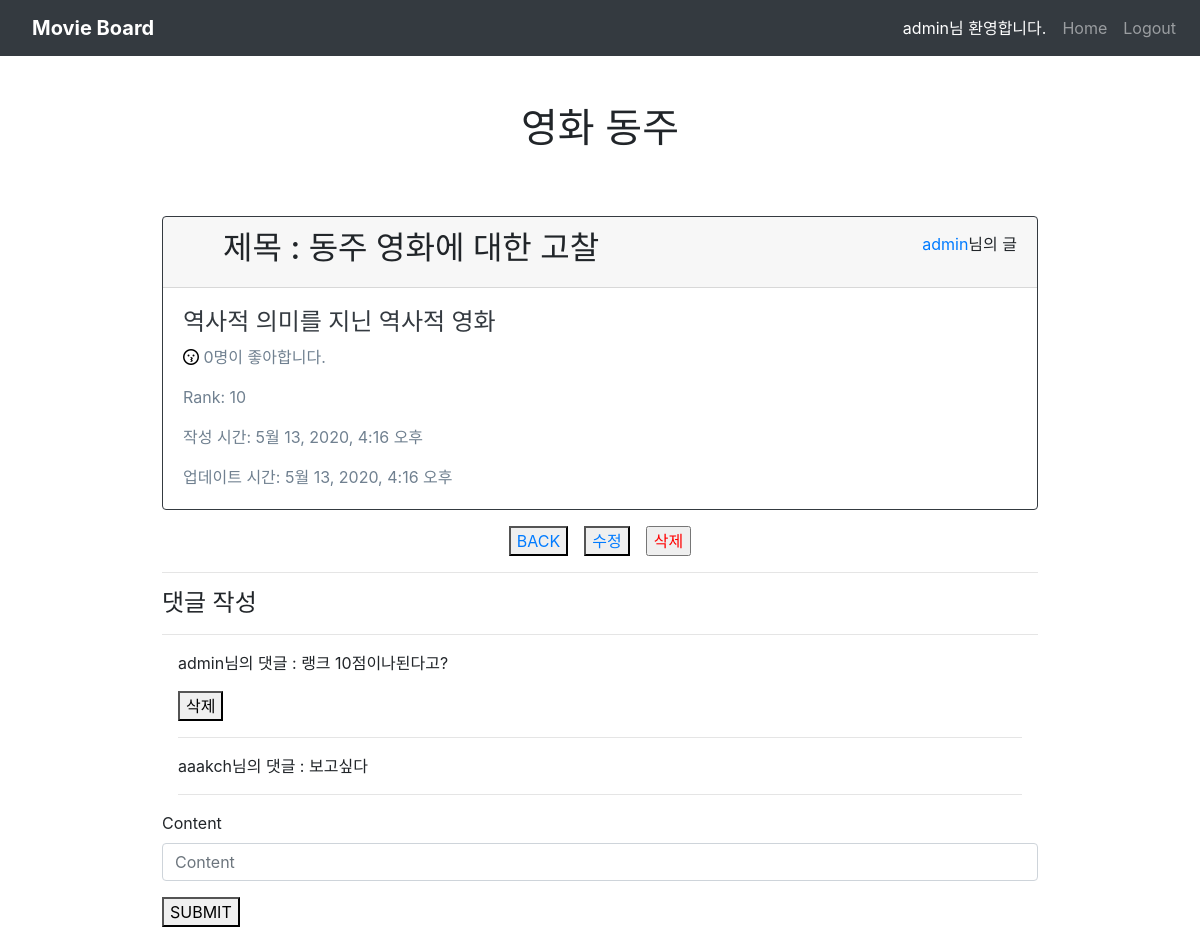
/community/5/1/detail/ (signed in), run on the app's committed database.
### accounts/models.py (models this page shows)
class User(AbstractUser):
    image = models.ImageField(blank=True)
    followers = models.ManyToManyField(
        settings.AUTH_USER_MODEL,
        related_name='followings'
        )

### community/models.py (models this page shows)
class Movie(models.Model):
    title = models.CharField(max_length=100)
    poster_url = models.TextField()
    director = models.CharField(max_length=100)
    open_date = models.CharField(max_length=100)

class Review(models.Model):
    movie = models.ForeignKey(Movie, on_delete=models.CASCADE)
    user = models.ForeignKey(settings.AUTH_USER_MODEL, on_delete=models.CASCADE)
    title = models.CharField(max_length=100)
    movie_title = models.CharField(max_length=30)
    rank = models.IntegerField()
    content = models.TextField()
    created_at = models.DateTimeField(auto_now_add=True)
    updated_at = models.DateTimeField(auto_now=True)
    like_users = models.ManyToManyField(settings.AUTH_USER_MODEL, related_name="like_reviews", blank=True)

class Comment(models.Model):
   user = models.ForeignKey(settings.AUTH_USER_MODEL, on_delete=models.CASCADE)
   review = models.ForeignKey(Review, on_delete=models.CASCADE)
   content = models.CharField(max_length=200)
   created_at = models.DateTimeField(auto_now_add=True)
   updated_at = models.DateTimeField(auto_now=True)

### community/views.py (the view)
# urls.py: path('<int:movie_pk>/<int:review_pk>/detail/', views.detail, name= 'detail'),
def detail(request, movie_pk, review_pk):
    movie = get_object_or_404(Movie, pk=movie_pk)
    review = get_object_or_404(Review, pk=review_pk)
    comment_form = CommentForm()
    context = {
        'movie':movie,
        'review':review,
        'comment_form' : comment_form,
    }
    return render(request, 'community/review_detail.html', context)

### community/forms.py
class CommentForm(forms.ModelForm):
    class Meta:
        model = Comment
        fields = ['content']

### community/templates/community/review_detail.html (shortened to what this page needs)
{% extends 'base.html' %}
{% load bootstrap4%}
{% block body %}
<h1 class="text-center my-5">영화 {{movie.title}}</h1>
<div class="d-flex flex-column w-75 mx-auto">
<div class="card border-dark my-3">
    <div class="card-header display-5">
        <ul class="d-flex justify-content-between align-items-center mb-0">
            <h2>제목 : {{review.title}}</h2>
            <p><a href="{% url 'accounts:profile' review.user.username %}">{{review.user.username}}</a>님의 글</p>
        </ul>
    </div>
    <div class="card-body text-dark">
    <h4 class="card-text">{{review.content}}</h4>
    <p class="card-text" style="color:slategrey">
        {% if request.user in review.like_users.all %}
        <a href="{% url 'community:like' movie.pk review.pk %}"><i class="fas fa-kiss-wink-heart" style="color:red"></i></a>
        {% else %}
         <a href="{% url 'community:like' movie.pk review.pk %}"><i class="far fa-kiss" style="color:black"></i></a>
        {% endif %}
         {{review.like_users.all.count }}명이 좋아합니다.
    </p>
      <p class="card-text" style="color:slategrey">Rank: {{review.rank}}</p>
      <p class="card-text" style="color:slategrey">작성 시간: {{review.created_at}}</p>
      <p class="card-text" style="color:slategrey">업데이트 시간: {{review.updated_at}}</p>
    </div>
  </div>
    <div class="d-flex justify-content-center align-items-center ">
    <button><a  class="text-decoration-none" href="{% url 'community:review_list' movie.pk %}" >BACK</a></button>
    {% if review.user == request.user %}
    <button class='mx-3'><a  class="text-decoration-none"  href="{% url 'community:update' movie.pk review.pk %}">수정</a></button>
        <form action="{% url 'community:delete' movie.pk review.pk %}"  method="POST">
            <input type=submit value="삭제" style='color:red'>
        </form>
    {% endif %}
    </div>
    <div>
        <hr/>
    <h4>댓글 작성</h4>
    <hr/>
    <div class="mx-3">
        {% for comment in review.comment_set.all %}
        <p>{{comment.user.username}}님의 댓글 : {{comment.content}}</p>
        {% if request.user == comment.user %}
        <form action="{% url 'community:comment_delete' movie.pk review.pk comment.pk %}" method="POST">
            <button>삭제</button>
        </form>
        {% endif %}
        <hr/>
        {% endfor %}
    </div>
    {% if user.is_authenticated %}
    <form action="{% url 'community:comment_create' movie.pk review.pk %}" method="POST">
        {% bootstrap_form comment_form %}
        <button>SUBMIT</button>
    </form>
    {% endif %}
    </div>
</div>
{% endblock %}

### django_pjt4/templates/base.html (shortened to what this page needs)
<!DOCTYPE html>
<html lang="en">
<head>
    <link rel="stylesheet" href="https://stackpath.bootstrapcdn.com/bootstrap/4.4.1/css/bootstrap.min.css">
</head>
<body>
    <nav class="navbar navbar-expand-lg navbar-dark bg-dark">
  <a class="navbar-brand font-weight-bold mx-3" href="{% url 'community:index' %}">Movie Board</a>
  <div class="collapse navbar-collapse" id="navbarSupportedContent">
    <ul class="navbar-nav ml-auto">
    {% if request.user.is_authenticated %}
      <li class="nav-item active ">
        <a class="nav-link text-decoration-none" href="#">{{user.username}}님 환영합니다.</a>
      </li>
       <li class="nav-item">
        <a class="nav-link" href="{% url 'community:index' %}">Home</a>
      </li>
      <li class="nav-item">
        <a class="nav-link" href="{% url 'accounts:logout'%}">Logout</a>
      </li>
      {% endif %}
  </div>
</nav>
    <div class=m-3>
        {% block body %}
        {% endblock %}
    </div>
</body>
</html>

### data on the page
User: username "admin"
Movie: title "동주"
Review: title "동주 영화에 대한 고찰", user.username "admin", content "역사적 의미를 지닌 역사적 영화", like_users.all.count "0", rank "10", created_at "5월 13, 2020, 4:16 오후", updated_at "5월 13, 2020, 4:16 오후"
Comment: user.username "admin", content "랭크 10점이나된다고?", shows "삭제"
Comment: user.username "aaakch", content "보고싶다"
